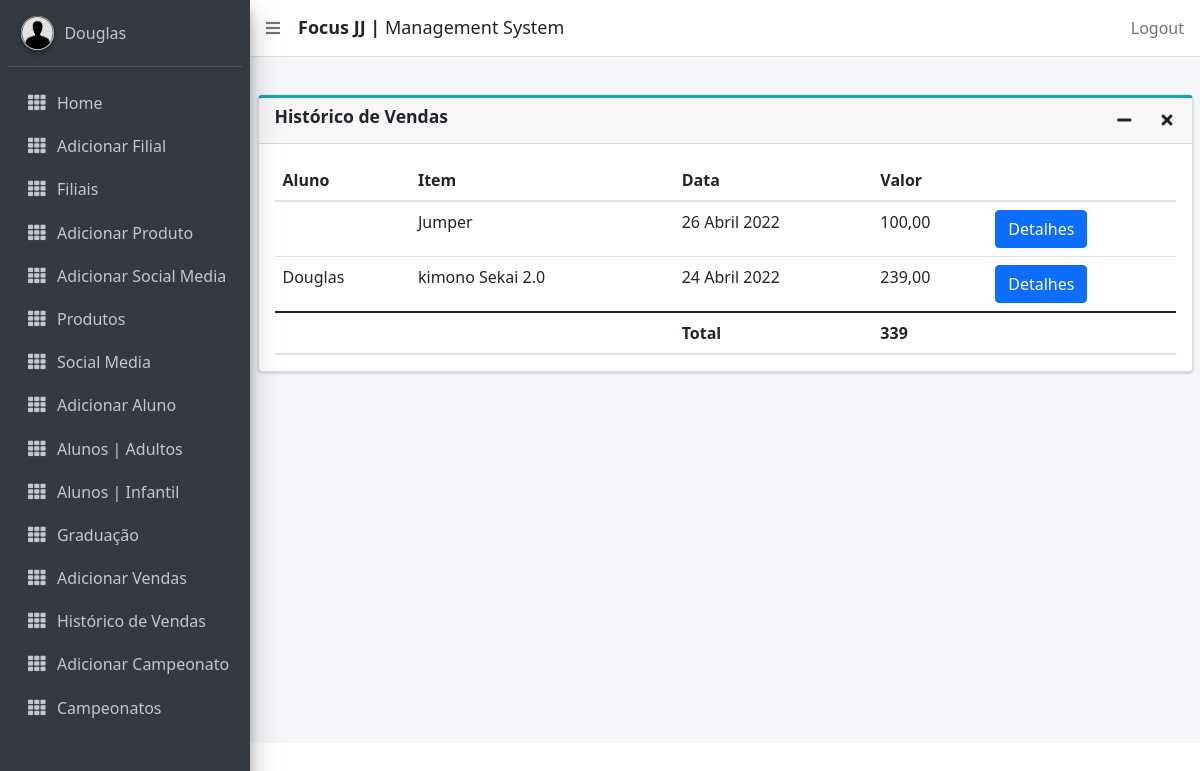
Before: /vendas/148 (signed in) with the older database file.
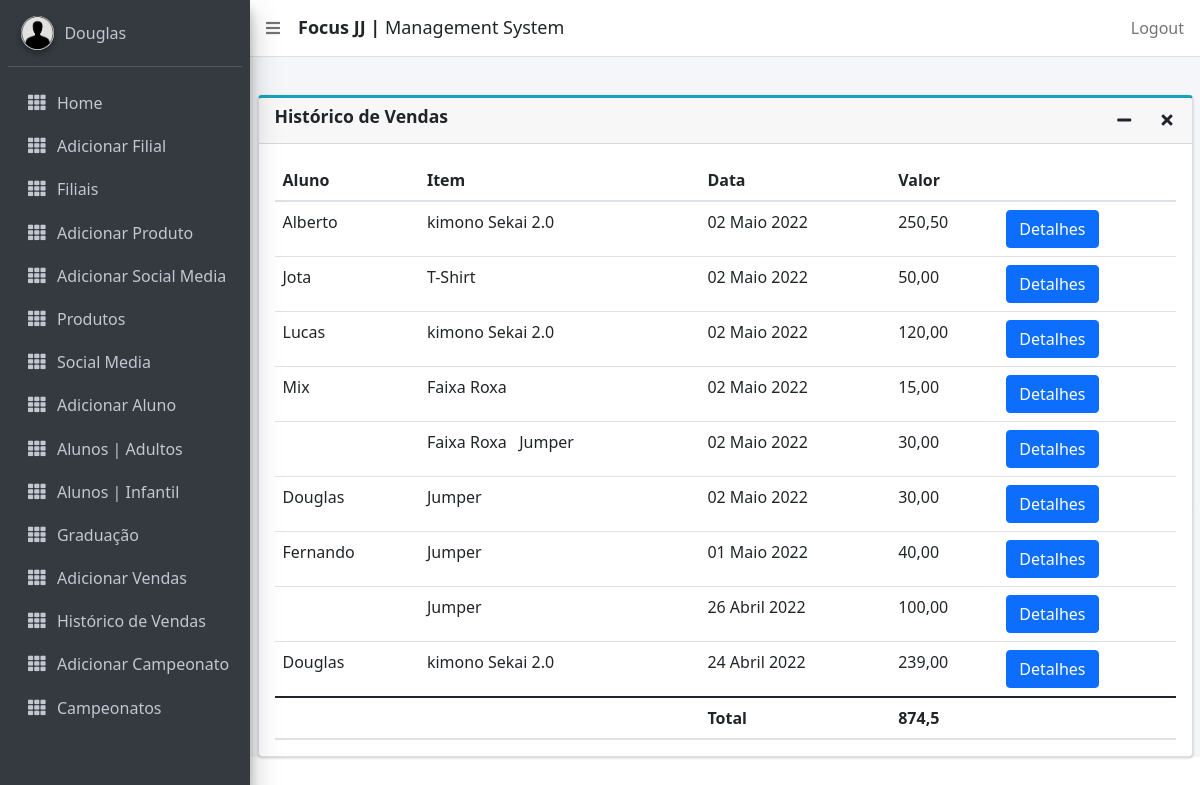
After: the same page with the newer database file.
### focusbjj/models.py (models this page shows, shortened)
class CustomUser(AbstractUser):
    id = ShortUUIDField(primary_key=True, editable=False, alphabet="0123456789", length=3)
    email = models.EmailField(max_length=255, unique=True)
    contact_name = models.CharField(max_length=255)
    country = CountryField()
    location = models.CharField(max_length=255)
    phone = models.CharField(max_length=15, help_text=_('Use somente números. Código do País + Telefone'))
    join_date = models.DateTimeField(default=timezone.now)
    is_active = models.BooleanField(default=True, help_text='Desmarque a caixa para desativar')
    class Meta:
        ordering = ["country", "location"]

class Venda(models.Model):
    objects = None
    aluno = models.ForeignKey(Aluno, on_delete=models.CASCADE, blank=True, null=True)
    price = models.DecimalField(max_digits=6, decimal_places=2, verbose_name='Total', help_text='Use (.) to decimals')
    time_stamp = models.DateField(default=timezone.now)
    unidade = models.ForeignKey(CustomUser, on_delete=models.CASCADE)
    method = models.CharField(max_length=20, choices=METHODS, default='Others')

class Product(models.Model):
    objects = None
    product = models.ForeignKey(ProductsList, on_delete=models.CASCADE, max_length=50, related_name='produto',
                                verbose_name='Item')
    qtd = models.PositiveIntegerField(verbose_name='Quantidade')
    venda = models.ForeignKey(Venda, on_delete=models.CASCADE, null=True, related_name='venda')
    price = models.CharField(max_length=6, null=True, blank=True)
    def __str__(self):
        return str(self.product)

class ProductsList(models.Model):
    CATEGORY = (
        ('kimono', _('Gi')),
        ('belt', _('Belt')),
        ('camisetas', _('T-Shirt')),
        ('casaco', _('Hoodie')),
        ('rash', _('Rash Guard')),
        ('short', _('Short')),
        ('others', _('Others')),
    )
    objects = None
    image = models.ImageField(upload_to='produtos/')
    image2 = models.ImageField(upload_to='produtos/', blank=True, null=True, help_text='Opcional')
    image3 = models.ImageField(upload_to='produtos/', blank=True, null=True, help_text='Opcional')
    item = models.CharField(max_length=50)
    description = models.CharField(max_length=70, blank=True, null=True)
    price = models.CharField(max_length=6, null=True)
    category = models.CharField(max_length=10, choices=CATEGORY, null=True)
    sugg_price = models.CharField(max_length=6, null=True)
    def __str__(self):
        return str(self.item)
    class Meta:
        ordering = ["item"]

class Aluno(models.Model):
    DoesNotExist = None
    objects = None
    id = ShortUUIDField(primary_key=True, editable=False, alphabet="0123456789", length=4)
    photo = models.ImageField(upload_to='photos/', null=True, blank=True)
    nome = models.CharField(max_length=15, verbose_name='Name')
    middle_name = models.CharField(max_length=20, verbose_name='Middle Name', blank=True, null=True)
    surname = models.CharField(max_length=15, verbose_name='Last Name', null=True)
    phone = models.CharField(max_length=15, help_text='Use only numbers')
    email = models.EmailField(max_length=128)
    location = models.ForeignKey(CustomUser, related_name="alunos", on_delete=models.CASCADE)
    address = models.CharField(max_length=255, blank=True, null=True)
    belt = models.CharField(max_length=255, choices=BELT)
    stripe = models.CharField(max_length=255, choices=GRAU)
    join_date = models.DateTimeField()
    time_stamp = models.DateTimeField(auto_now=True, null=True)
    gender = models.CharField(max_length=255, choices=GENDER)
    dob = models.DateField(verbose_name='Date of Birth',)
    is_blocked = models.BooleanField(default=False)
    agreement = models.BooleanField(default=False)
    USERNAME_FIELD = 'id'
    class Meta:
        ordering = ["nome"]

### focusbjj/views.py (the view)
# urls.py: path('vendas/<int:pk>', views.SalesList.as_view(), name='vendas'),
class SalesList(LoginRequiredMixin, ListView):
    template_name = 'vendas.html'
    model = Venda

### focusbjj/templatetags/attendance_tags.py (called while the page is built)
@register.filter
def produto(venda_instance):
    return Product.objects.filter(venda=venda_instance.id)

@register.filter
def vendas_branch_detalhes(unidade_instance):
    return Venda.objects.filter(unidade_id=unidade_instance.id).order_by('-time_stamp')

@register.filter
def somavendas_branch(unidade_instance):
    soma = Venda.objects.filter(unidade_id=unidade_instance.id).aggregate(Sum('price'))
    somafinal = soma['price__sum']
    return somafinal

### focusbjj/templates/vendas.html (shortened to what this page needs)
{% extends 'base_template.html' %}
{% load static %}
{% load crispy_forms_tags %}
{% load attendance_tags %}
{% load i18n %}
{% block content %}
<div class="col-lg-12">
      <div class="card card-outline card-info">
        <div class="card-header">
          <h3 class="card-title"><strong>{% trans "Histórico de Vendas" %}</strong></h3>
        <div class="card-tools">
          <button type="button" class="btn btn-tool" data-card-widget="collapse"><i class="fas fa-minus"></i></button>
          <button type="button" class="btn btn-tool" data-card-widget="remove"><i class="fas fa-times"></i></button>
        </div>
      </div>
      <div class="card-body">
        <table class="table table-hover text-nowrap">
        <thead>
        <tr>
          <th>{% trans "Aluno" %}</th>
          <th>{% trans "Item" %}</th>
          <th>{% trans "Data" %}</th>
          <th>{% trans "Valor" %}</th>
          <th></th>
        </tr>
        </thead>
        <tbody>
        {% for venda in user|vendas_branch_detalhes|dictsortreversed:"time_stamp" %}
        <tr>
          <td>{{ venda.aluno.nome }}</td>
           <td>
              {% for item in venda|produto %}
                {{ item }} &nbsp;
              {% endfor %}
           </td>
          <td>{{ venda.time_stamp|date:"d F Y" }}</td>
          <td>{{ venda.price }}</td>
          <td><a href="{% url 'focusbjj:saledetails' venda.pk %}" class="btn btn-primary">{% trans "Detalhes" %}</a></td>
        </tr>
        {% endfor %}
        </tbody>
          <thead>
        <tr>
          <th></th>
          <th></th>
          <th>{% trans "Total" %}</th>
          <th>{{ user|somavendas_branch }}</th>
          <th></th>
        </tr>
        </thead>
        </table>
      </div>
    </div>
  </div>
{% endblock %}

### templates/base_template.html (shortened to what this page needs)
{% load static %}
{% load i18n %}
<!DOCTYPE html>
<html lang="en-us">
<head>
    <link rel="stylesheet" href="{% static 'plugins/fontawesome-free/css/all.min.css'%} ">
    <link rel="stylesheet" href="https://code.ionicframework.com/ionicons/2.0.1/css/ionicons.min.css">
    <link rel="stylesheet"
        href="{% static 'plugins/tempusdominus-bootstrap-4/css/tempusdominus-bootstrap-4.min.css'%} ">
    <link rel="stylesheet" href="{% static 'plugins/icheck-bootstrap/icheck-bootstrap.min.css'%} ">
    <link rel="stylesheet" href="{% static 'plugins/jqvmap/jqvmap.min.css'%} ">
    <link rel="stylesheet" href="{% static 'dist/css/adminlte.min.css'%} ">
    <link rel="stylesheet" href="{% static 'plugins/overlayScrollbars/css/OverlayScrollbars.min.css'%} ">
    <link rel="stylesheet" href="{% static 'plugins/daterangepicker/daterangepicker.css'%} ">
    <link rel="stylesheet" href="{% static 'plugins/summernote/summernote-bs4.css'%} ">
    <script src="https://cdn.tailwindcss.com"></script>
    <link href="https://cdn.jsdelivr.net/npm/bootstrap@5.1.3/dist/css/bootstrap.min.css" rel="stylesheet">
    <link rel="stylesheet" href="https://cdnjs.cloudflare.com/ajax/libs/font-awesome/5.15.4/css/fontawesome.min.css"
 />
    <link rel="stylesheet" href="https://cdnjs.cloudflare.com/ajax/libs/font-awesome/5.15.4/css/brands.min.css"
 />
    <link rel="stylesheet" href="https://cdnjs.cloudflare.com/ajax/libs/font-awesome/5.15.4/css/solid.min.css"
 />
</head>
<body class="hold-transition sidebar-mini layout-fixed">
<div class="wrapper">
  <nav class="main-header navbar navbar-expand navbar-white navbar-light">
          {% if user.is_authenticated %}
    <ul class="navbar-nav">
      <li class="nav-item float-left">
        <a class="nav-link" data-widget="pushmenu" href="#"><i class="fas fa-bars"></i></a>
      </li>
    </ul>
      {% endif %}
      <div align="center" style="padding-left:10px">
        <h4 style="font-size: 18px; "><b>Focus JJ | </b>Management System</h4>
      </div>
    <ul class="navbar-nav ml-auto">
        {% if user.is_authenticated %}
      <li class="nav-item">
        <a class="nav-link" href="{% url 'focusbjj:logout' %}">
          Logout
        </a>
      </li>
      {% endif %}
  </nav>
    {% if user.is_authenticated %}
    {% include 'sidebar_template.html' with user=user id=id %}
   <div class="content-wrapper">
    <div class="content-header">
    </div>
    {% endif %}
     {% block content %}
     {% endblock %}
  </div>
</div>
</body>
</html>

### templates/sidebar_template.html (shortened to what this page needs)
{% load static %}
{% load i18n %}
<aside class="main-sidebar navbar-gray-dark sidebar-dark-primary elevation-4">
    <div class="sidebar">
      <div class="user-panel mt-3 pb-3 mb-3 d-flex">
        <div class="image">
          <img src="{% static 'images/defaultuser.jpeg' %}" class="img-circle elevation-2" alt="User Image">
        </div>
        <div class="info">
          <a href="#" class="d-block">{{ user.contact_name }}</a>
        </div>
      </div>
      <nav class="mt-2">
        <ul class="nav nav-pills nav-sidebar flex-column" data-widget="treeview" role="menu" data-accordion="false">
          <li class="nav-item">
            {% url 'admin_home' as admin_home %}
            <a href="{% url 'focusbjj:filiais' %}" class="nav-link {% if request.path == admin_home %} active {% endif %}">
              <i class="nav-icon fas fa-th"></i>
              <p>
                Home
              </p>
            </a>
          </li>
          {% if user.is_superuser %}
          <li class="nav-item">
            {% url 'add_staff' as add_staff %}
            <a href="{% url 'focusbjj:add_staff' %}" class="nav-link {% if request.path == add_staff %} active {% endif %}">
              <i class="nav-icon fas fa-th"></i>
              <p>
               Adicionar Filial
              </p>
            </a>
          </li>
           <li class="nav-item">
              {% url 'manage_staff' as manage_staff %}
            {% url 'edit_staff' staff_id=id as edit_staff %}
            <a href="{% url 'focusbjj:managestaff' %}" class="nav-link {% if request.path == manage_staff %} active {% endif %} {% if request.path == edit_staff %} active {% endif %}">
              <i class="nav-icon fas fa-th"></i>
              <p>
                Filiais
              </p>
            </a>
          </li>
          <li class="nav-item">
            <a href="{% url 'focusbjj:addproduct' %}" class="nav-link ">
              <i class="nav-icon fas fa-th"></i>
              <p>
                Adicionar Produto
              </p>
            </a>
          </li>
          <li class="nav-item">
            <a href="{% url 'focusbjj:addsocialmedia' %}" class="nav-link ">
              <i class="nav-icon fas fa-th"></i>
              <p>
                {% trans "Adicionar Social Media" %}
              </p>
            </a>
          </li>
          {% endif%}
          <li class="nav-item">
            <a href="{% url 'focusbjj:products' %}" class="nav-link ">
              <i class="nav-icon fas fa-th"></i>
              <p>
                {% trans "Produtos" %}
              </p>
            </a>
          </li>
          <li class="nav-item">
            <a href="{% url 'focusbjj:socialmedia' %}" class="nav-link">
              <i class="nav-icon fas fa-th"></i>
              <p>
                {% trans "Social Media" %}
              </p>
            </a>
          </li>
           <li class="nav-item">
            <a href="{% url 'focusbjj:add_aluno' %}" class="nav-link {% if request.path == add_student %} active {% endif %}">
              <i class="nav-icon fas fa-th"></i>
              <p>
                {% trans "Adicionar Aluno" %}
              </p>
            </a>
          </li>
          <li class="nav-item">
            <a href="{% url 'focusbjj:managealunos' %}" class="nav-link {% if request.path == manage_student %} active {% endif %} {% if request.path == edit_student %} active {% endif %}">
              <i class="nav-icon fas fa-th"></i>
              <p>
                {% trans "Alunos | Adultos" %}
              </p>
            </a>
          </li>
          <li class="nav-item">
            <a href="{% url 'focusbjj:managealunoskids' %}" class="nav-link {% if request.path == manage_student %} active {% endif %} {% if request.path == edit_student %} active {% endif %}">
              <i class="nav-icon fas fa-th"></i>
              <p>
                {% trans "Alunos | Infantil" %}
              </p>
            </a>
          </li>
          <li class="nav-item">
            <a href="{% url 'focusbjj:managegraduation' %}" class="nav-link {% if request.path == manage_student %} active {% endif %} {% if request.path == edit_student %} active {% endif %}">
              <i class="nav-icon fas fa-th"></i>
              <p>
                {% trans "Graduação" %}
              </p>
            </a>
          </li>
           <li class="nav-item">
            <a href="{% url 'focusbjj:addvenda' %}" class="nav-link ">
              <i class="nav-icon fas fa-th"></i>
              <p>
                {% trans "Adicionar Vendas" %}
              </p>
            </a>
          </li>
           <li class="nav-item">
            <a href="{% url 'focusbjj:vendas' user.pk %}" class="nav-link ">
              <i class="nav-icon fas fa-th"></i>
              <p>
                {% trans "Histórico de Vendas" %}
              </p>
            </a>
          </li>
          <li class="nav-item">
            <a href="{% url 'focusbjj:championship' %}" class="nav-link {% if request.path == manage_student %} active {% endif %} {% if request.path == edit_student %} active {% endif %}">
              <i class="nav-icon fas fa-th"></i>
              <p>
                {% trans "Adicionar Campeonato" %}
              </p>
            </a>
          </li>
          <li class="nav-item">
            <a href="{% url 'focusbjj:championshipdetails' %}" class="nav-link {% if request.path == manage_student %} active {% endif %} {% if request.path == edit_student %} active {% endif %}">
              <i class="nav-icon fas fa-th"></i>
              <p>
                {% trans "Campeonatos" %}
              </p>
            </a>
          </li>
           <li class="nav-item">
            <a href="{% url 'focusbjj:editarstaff' request.user.pk %}" class="nav-link ">
            </a>
          </li>
        </ul>
      </nav>
    </div>
  </aside>

Changed rows visible on the page:
changed CustomUser "Douglas": id "339" → "874,5"
added Venda: aluno.nome "Alberto", time_stamp "02 Maio 2022", price "250,50"
added Product: product.item "kimono Sekai 2.0", shown under "Alberto"
added Venda: aluno.nome "Jota", time_stamp "02 Maio 2022", price "50,00"
added Product: product.item "T-Shirt", shown under "Jota"
added Venda: aluno.nome "Lucas", time_stamp "02 Maio 2022", price "120,00"
added Product: product.item "kimono Sekai 2.0", shown under "Lucas"
added Venda: aluno.nome "Mix", time_stamp "02 Maio 2022", price "15,00"
added Product: product.item "Faixa Roxa", shown under "Mix"
added Venda: time_stamp "02 Maio 2022", price "30,00"
added Product: product.item "Faixa Roxa", shown under "02 Maio 2022"
added Product: product.item "Jumper", shown under "02 Maio 2022"
added Venda: aluno.nome "Douglas", time_stamp "02 Maio 2022", price "30,00"
added Product: product.item "Jumper", shown under "Douglas"
added Venda: aluno.nome "Fernando", time_stamp "01 Maio 2022", price "40,00"
added Product: product.item "Jumper", shown under "Fernando"
